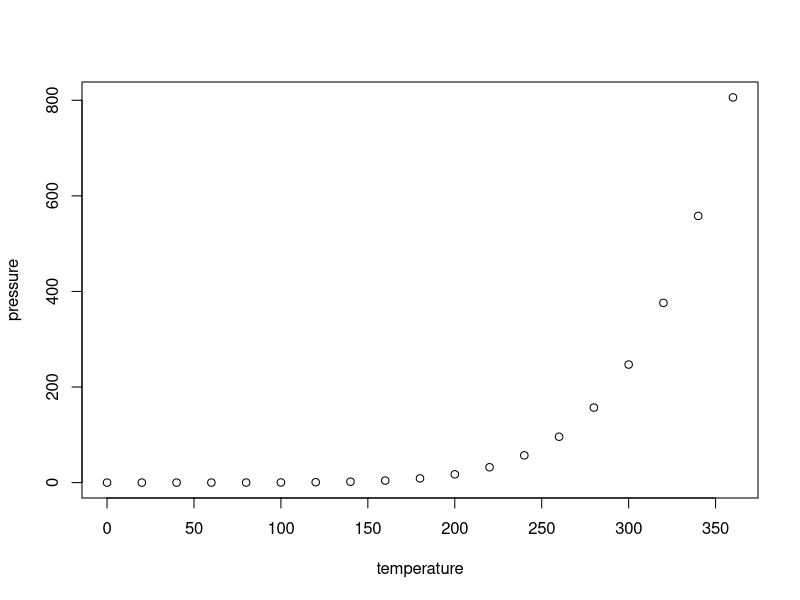
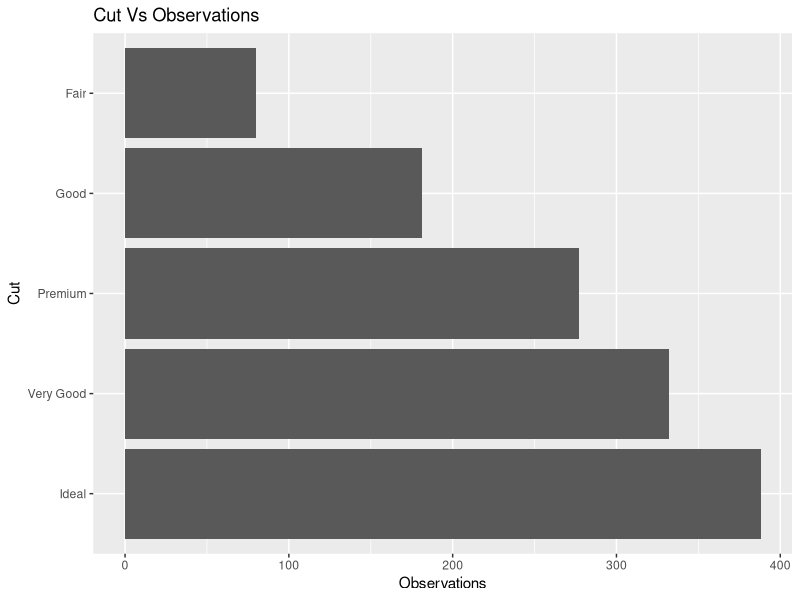
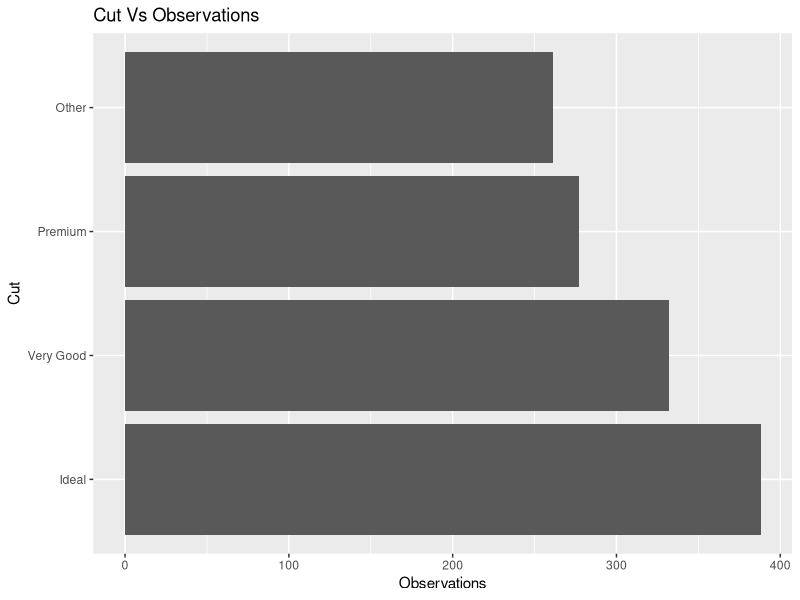
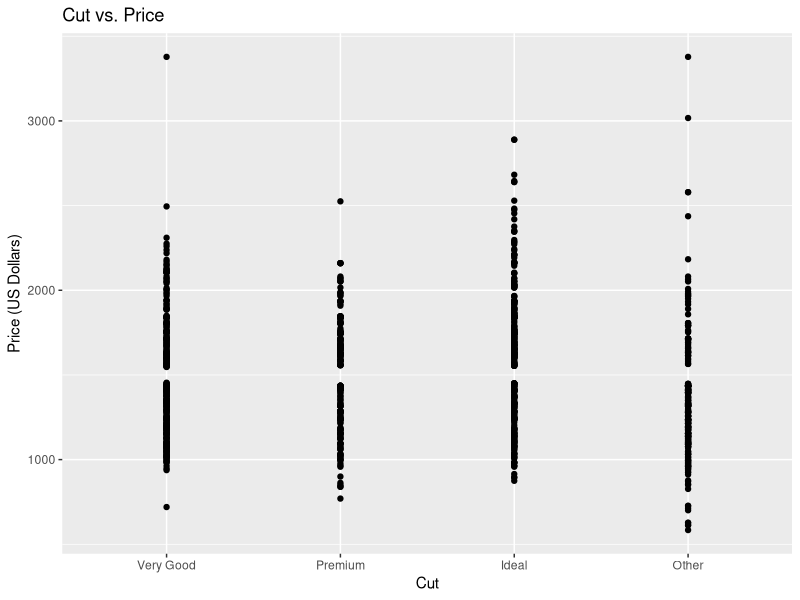

These charts were generated, in order, by the following R code:
## ---- chunk 1
knitr::opts_chunk$set(echo = TRUE)
## ---- chunk 2
summary(cars)
## ---- chunk 3
plot(pressure)
## ---- chunk 4
library(tidyverse)
library(knitr)
library(broom)
library(ggplot2)
## ---- chunk 5
diamonds <- diamonds %>% filter(carat == 0.5, !is.na(carat))
## ---- chunk 6
ggplot(diamonds, aes(x = fct_infreq(cut))) + 
  geom_bar() + 
  labs (x = "Cut", y = "Observations", title = "Cut Vs Observations") +
  coord_flip()
## ---- chunk 7
diamonds <- diamonds %>% mutate(cut = fct_lump_n(cut, n = 3))
ggplot(diamonds, aes(x = fct_infreq(cut))) + 
  geom_bar() + 
  labs(x = "Cut", y = "Observations", title = "Cut Vs Observations") +
  coord_flip()
## ---- chunk 8
ggplot(data = diamonds, mapping = aes(x = cut, y = price)) +
  geom_point(aplha = 0.5) +
  labs(x = "Cut", y = "Price (US Dollars)", title = "Cut vs. Price")
## ---- chunk 9
diamonds %>%
  group_by(cut) %>% 
  summarise(mean = mean(price),
            std_dev = sd(price),
            num_observations = n()
  )
